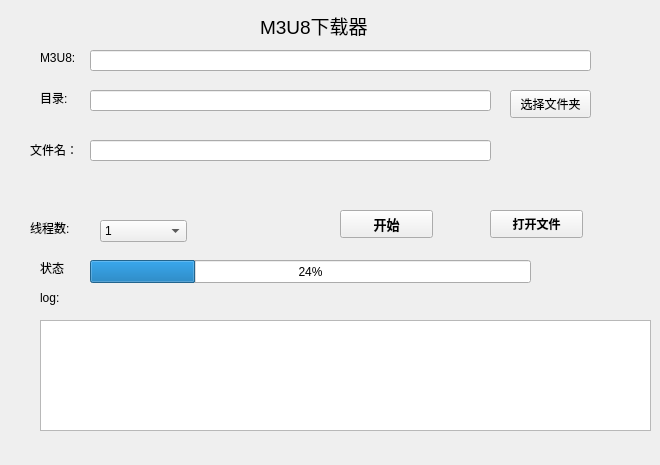
<?xml version="1.0" encoding="UTF-8"?>
<ui version="4.0">
 <class>Form</class>
 <widget class="QWidget" name="Form">
  <property name="geometry">
   <rect>
    <x>0</x>
    <y>0</y>
    <width>660</width>
    <height>465</height>
   </rect>
  </property>
  <property name="windowTitle">
   <string>Form</string>
  </property>
  <widget class="QLabel" name="label">
   <property name="geometry">
    <rect>
     <x>40</x>
     <y>50</y>
     <width>41</width>
     <height>16</height>
    </rect>
   </property>
   <property name="text">
    <string>M3U8:</string>
   </property>
  </widget>
  <widget class="QLineEdit" name="lineEdit">
   <property name="geometry">
    <rect>
     <x>90</x>
     <y>50</y>
     <width>501</width>
     <height>21</height>
    </rect>
   </property>
  </widget>
  <widget class="QProgressBar" name="progressBar">
   <property name="geometry">
    <rect>
     <x>90</x>
     <y>260</y>
     <width>441</width>
     <height>23</height>
    </rect>
   </property>
   <property name="value">
    <number>24</number>
   </property>
  </widget>
  <widget class="QPushButton" name="StartBtn">
   <property name="enabled">
    <bool>true</bool>
   </property>
   <property name="geometry">
    <rect>
     <x>340</x>
     <y>210</y>
     <width>93</width>
     <height>28</height>
    </rect>
   </property>
   <property name="font">
    <font>
     <pointsize>10</pointsize>
     <weight>75</weight>
     <bold>true</bold>
    </font>
   </property>
   <property name="text">
    <string>开始</string>
   </property>
  </widget>
  <widget class="QPushButton" name="OpenBtn">
   <property name="geometry">
    <rect>
     <x>490</x>
     <y>210</y>
     <width>93</width>
     <height>28</height>
    </rect>
   </property>
   <property name="font">
    <font>
     <weight>75</weight>
     <bold>true</bold>
    </font>
   </property>
   <property name="text">
    <string>打开文件</string>
   </property>
  </widget>
  <widget class="QTextEdit" name="textEdit">
   <property name="geometry">
    <rect>
     <x>40</x>
     <y>320</y>
     <width>611</width>
     <height>111</height>
    </rect>
   </property>
   <property name="readOnly">
    <bool>true</bool>
   </property>
  </widget>
  <widget class="QLabel" name="label_2">
   <property name="geometry">
    <rect>
     <x>260</x>
     <y>10</y>
     <width>121</width>
     <height>31</height>
    </rect>
   </property>
   <property name="font">
    <font>
     <pointsize>14</pointsize>
    </font>
   </property>
   <property name="text">
    <string>M3U8下载器</string>
   </property>
  </widget>
  <widget class="QLabel" name="label_3">
   <property name="geometry">
    <rect>
     <x>40</x>
     <y>290</y>
     <width>41</width>
     <height>16</height>
    </rect>
   </property>
   <property name="text">
    <string>log:</string>
   </property>
  </widget>
  <widget class="QLineEdit" name="PathName">
   <property name="geometry">
    <rect>
     <x>90</x>
     <y>90</y>
     <width>401</width>
     <height>21</height>
    </rect>
   </property>
  </widget>
  <widget class="QLabel" name="label_4">
   <property name="geometry">
    <rect>
     <x>30</x>
     <y>140</y>
     <width>61</width>
     <height>20</height>
    </rect>
   </property>
   <property name="text">
    <string>文件名：</string>
   </property>
  </widget>
  <widget class="QLabel" name="label_5">
   <property name="geometry">
    <rect>
     <x>40</x>
     <y>90</y>
     <width>41</width>
     <height>16</height>
    </rect>
   </property>
   <property name="text">
    <string>目录:</string>
   </property>
  </widget>
  <widget class="QLineEdit" name="outPutName">
   <property name="geometry">
    <rect>
     <x>90</x>
     <y>140</y>
     <width>401</width>
     <height>21</height>
    </rect>
   </property>
  </widget>
  <widget class="QLabel" name="state_label">
   <property name="geometry">
    <rect>
     <x>40</x>
     <y>260</y>
     <width>51</width>
     <height>16</height>
    </rect>
   </property>
   <property name="text">
    <string>状态</string>
   </property>
  </widget>
  <widget class="QComboBox" name="comboBox">
   <property name="geometry">
    <rect>
     <x>100</x>
     <y>220</y>
     <width>87</width>
     <height>22</height>
    </rect>
   </property>
   <item>
    <property name="text">
     <string>1</string>
    </property>
   </item>
   <item>
    <property name="text">
     <string>2</string>
    </property>
   </item>
   <item>
    <property name="text">
     <string>4</string>
    </property>
   </item>
   <item>
    <property name="text">
     <string>8</string>
    </property>
   </item>
   <item>
    <property name="text">
     <string>12</string>
    </property>
   </item>
  </widget>
  <widget class="QLabel" name="label_6">
   <property name="geometry">
    <rect>
     <x>30</x>
     <y>220</y>
     <width>51</width>
     <height>16</height>
    </rect>
   </property>
   <property name="text">
    <string>线程数:</string>
   </property>
  </widget>
  <widget class="QPushButton" name="pushButton">
   <property name="geometry">
    <rect>
     <x>510</x>
     <y>90</y>
     <width>81</width>
     <height>28</height>
    </rect>
   </property>
   <property name="text">
    <string>选择文件夹</string>
   </property>
  </widget>
 </widget>
 <resources/>
 <connections>
  <connection>
   <sender>StartBtn</sender>
   <signal>clicked()</signal>
   <receiver>Form</receiver>
   <slot>startBtnClick()</slot>
   <hints>
    <hint type="sourcelabel">
     <x>408</x>
     <y>228</y>
    </hint>
    <hint type="destinationlabel">
     <x>659</x>
     <y>182</y>
    </hint>
   </hints>
  </connection>
  <connection>
   <sender>pushButton</sender>
   <signal>clicked()</signal>
   <receiver>Form</receiver>
   <slot>openPath()</slot>
   <hints>
    <hint type="sourcelabel">
     <x>553</x>
     <y>99</y>
    </hint>
    <hint type="destinationlabel">
     <x>633</x>
     <y>138</y>
    </hint>
   </hints>
  </connection>
 </connections>
 <slots>
  <slot>startBtnClick()</slot>
  <slot>openPath()</slot>
 </slots>
</ui>
